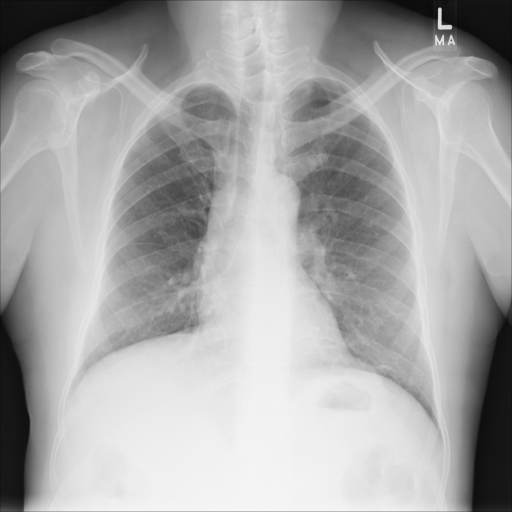
#> input picture code software/test_images/00001376_004.png, 1024 x 1024 px (shown at 1/2 size); its folder holds only this picture in this run
$ python generate_degraded_dataset.py
#> lines starting #> are read from the running program, lines starting #| are printed output that depends on the picture
#!/usr/bin/env python3
"""
generate_degraded_dataset.py
================================================================================
Mục đích:
    Xây dựng pipeline mô phỏng suy thoái vật lý quang học và cảm biến y tế thực tế
    theo yêu cầu mục 2 trong Request1.txt (Sản phẩm bàn giao Deliverable 2):
        I_lr = (I_hr * k) ↓s + n

    Trong đó:
    - I_hr: Ảnh gốc High-Resolution Ground Truth (1 kênh xám uint8 [0, 255]).
    - k   : Hàm làm mờ quang học Gaussian blur (độ lệch chuẩn sigma ∈ [0.5, 1.5]).
    - ↓s  : Hạ mẫu không gian tỉ lệ 2x (1024x1024 -> 512x512).
    - n   : Nhiễu cảm biến y tế Poisson-Gaussian (Shot noise tia X + Readout noise).

Kiến trúc tuân thủ rule-01:
    [EXTRACT] -> [VALIDATE] -> [TRANSFORM] -> [LOAD] -> [AUDIT]

Cách chạy:
    python3 generate_degraded_dataset.py --seed 42
    python3 generate_degraded_dataset.py --num-images 20 --dry-run
================================================================================
"""

from __future__ import annotations

import argparse
import json
import logging
import math
import os
import sys
import time
from dataclasses import asdict, dataclass
from pathlib import Path
from typing import Optional

import cv2
import numpy as np
from PIL import Image

# ------------------------------------------------------------------------------
# LOGGING SETUP
# ------------------------------------------------------------------------------
logging.basicConfig(
    level=logging.INFO,
    format="%(asctime)s | %(name)s | %(levelname)s | %(message)s",
    datefmt="%Y-%m-%d %H:%M:%S",
)
logger = logging.getLogger("DEGRADE_PIPELINE")


# ------------------------------------------------------------------------------
# CONFIGURATION CONTRACT
# ------------------------------------------------------------------------------
@dataclass
class DegradationConfig:
    """Cấu hình tham số cho toàn bộ pipeline suy thoái vật lý."""

    input_dir: Path = Path("code software/test_images")
    output_dir: Path = Path("data/degraded_testset")
    scale_factor: int = 2
    sigma_min: float = 0.5
    sigma_max: float = 1.5
    photon_scale: float = 2500.0        # Peak photon count cho Poisson shot noise
    readout_noise_sigma: float = 0.008   # Readout noise Gaussian (tương đương ~2 mức xám / 255)
    seed: int = 42
    target_hr_size: int = 1024          # Kích thước chuẩn HR 1024x1024 (LR sẽ là 512x512)
    dry_run: bool = False
    num_images: Optional[int] = None


@dataclass
class DegradationMetadata:
    """Metadata kết quả suy thoái cho 1 ảnh."""

    filename: str
    hr_shape: list[int]
    lr_shape: list[int]
    blur_sigma: float
    kernel_size: int
    seed_used: int
    bicubic_psnr_db: float
    bicubic_ssim: float


# ------------------------------------------------------------------------------
# LAYER 1: EXTRACT
# ------------------------------------------------------------------------------
def extract_raw_image_paths(config: DegradationConfig) -> list[Path]:
    """
    Trích xuất danh sách đường dẫn ảnh thô từ thư mục đầu vào.
    Chỉ đọc đường dẫn, không biến đổi dữ liệu.
    """
    logger.info(f"[EXTRACT] Starting discovery in {config.input_dir}")
    if not config.input_dir.exists():
        raise FileNotFoundError(f"[EXTRACT] Input directory does not exist: {config.input_dir}")

    valid_extensions = {".png", ".jpg", ".jpeg", ".bmp", ".tif", ".tiff"}
    image_paths = sorted(
        [
            p
            for p in config.input_dir.iterdir()
            if p.is_file() and p.suffix.lower() in valid_extensions and not p.name.startswith(".")
        ]
    )

    if not image_paths:
        raise ValueError(f"[EXTRACT] No valid image files found in {config.input_dir}")

    if config.num_images is not None and config.num_images > 0:
        image_paths = image_paths[: config.num_images]

    logger.info(f"[EXTRACT] Done. Discovered {len(image_paths)} valid images.")
    return image_paths


# ------------------------------------------------------------------------------
# LAYER 2: VALIDATE
# ------------------------------------------------------------------------------
def validate_and_normalize_raw_image(
    image_path: Path, target_size: int
) -> tuple[bool, Optional[np.ndarray], str]:
    """
    Kiểm tra tính toàn vẹn của file ảnh và chuyển đổi về dạng 1 kênh xám (Grayscale) uint8.
    Nếu kích thước khác target_size, đưa về target_size với phép nội suy bảo toàn chi tiết.
    """
    try:
        with Image.open(image_path) as pil_img:
            # Đảm bảo định dạng 1 kênh xám (Grayscale 'L')
            if pil_img.mode != "L":
                pil_img = pil_img.convert("L")

            # Đảm bảo kích thước chuẩn 1024x1024 nếu có sai lệch
            if pil_img.size != (target_size, target_size):
                pil_img = pil_img.resize((target_size, target_size), Image.Resampling.LANCZOS)

            arr = np.array(pil_img, dtype=np.uint8)

            if arr.ndim != 2:
                return False, None, f"Image must be 2D grayscale, got ndim={arr.ndim}"

            if arr.shape != (target_size, target_size):
                return False, None, f"Invalid shape: {arr.shape} != ({target_size}, {target_size})"

            return True, arr, "OK"
    except Exception as e:
        return False, None, f"Failed reading {image_path.name}: {str(e)}"


# ------------------------------------------------------------------------------
# LAYER 3: TRANSFORM (PHYSICAL DEGRADATION MODEL)
# ------------------------------------------------------------------------------
def compute_kernel_size(sigma: float) -> int:
    """Tính kích thước kernel lẻ cho Gaussian blur: k_size = 2 * ceil(3 * sigma) + 1."""
    k = 2 * int(math.ceil(3.0 * sigma)) + 1
    return max(k, 3)


def apply_optical_gaussian_blur(image: np.ndarray, sigma: float) -> np.ndarray:
    """
    Thực hiện làm mờ quang học (Point Spread Function) bằng Gaussian blur.
    Input: uint8 [0, 255], Output: float32 [0.0, 255.0].
    """
    k_size = compute_kernel_size(sigma)
    img_float = image.astype(np.float32)
    blurred = cv2.GaussianBlur(img_float, (k_size, k_size), sigmaX=sigma, sigmaY=sigma)
    return blurred


def apply_spatial_downsample(image: np.ndarray, scale: int) -> np.ndarray:
    """
    Hạ mẫu không gian tỉ lệ scale (mặc định 2x).
    1024x1024 -> 512x512 qua phép nội suy Bicubic tiêu chuẩn.
    """
    h, w = image.shape[:2]
    new_h, new_w = h // scale, w // scale
    downsampled = cv2.resize(image, (new_w, new_h), interpolation=cv2.INTER_CUBIC)
    return downsampled


def apply_medical_poisson_gaussian_noise(
    image: np.ndarray,
    rng: np.random.Generator,
    photon_scale: float,
    readout_sigma: float,
) -> np.ndarray:
    """
    Mô phỏng vật lý nhiễu cảm biến y tế (Poisson-Gaussian noise trên đầu dò FPD).

    Công thức:
        I_norm = image / 255.0
        Poisson component: N_photons ~ Poisson(I_norm * photon_scale) / photon_scale
        Gaussian component: N_readout ~ Gaussian(0, readout_sigma^2)
        I_noisy = clip((Poisson + Gaussian) * 255.0, 0, 255)
    """
    img_norm = np.clip(image / 255.0, 0.0, 1.0)

    # 1. Thành phần Poisson (Photon Shot Noise)
    scaled_photons = img_norm * photon_scale
    poisson_photons = rng.poisson(lam=scaled_photons)
    poisson_component = poisson_photons.astype(np.float32) / photon_scale

    # 2. Thành phần Gaussian (Readout Electronic Noise)
    readout_component = rng.normal(loc=0.0, scale=readout_sigma, size=image.shape).astype(np.float32)

    # 3. Tổng hợp và kẹp biên
    noisy_float = (poisson_component + readout_component) * 255.0
    noisy_uint8 = np.clip(np.round(noisy_float), 0, 255).astype(np.uint8)
    return noisy_uint8


def transform_single_image(
    image_hr: np.ndarray,
    sigma: float,
    image_seed: int,
    config: DegradationConfig,
) -> tuple[np.ndarray, np.ndarray, float, float]:
    """
    Thực hiện quy trình suy thoái vật lý hoàn chỉnh trên 1 ảnh:
        I_lr = (I_hr * k) ↓s + n
    Đồng thời tính PSNR và SSIM của ảnh Bicubic nội suy ngược để kiểm tra mức độ suy thoái.
    """
    rng = np.random.default_rng(image_seed)

    # Bước 1: Làm mờ quang học Gaussian blur (k)
    blurred = apply_optical_gaussian_blur(image_hr, sigma)

    # Bước 2: Hạ mẫu không gian 2x (↓s)
    downsampled = apply_spatial_downsample(blurred, config.scale_factor)

    # Bước 3: Thêm nhiễu cảm biến y tế Poisson-Gaussian (n)
    image_lr = apply_medical_poisson_gaussian_noise(
        downsampled, rng, config.photon_scale, config.readout_noise_sigma
    )

    # Đo đạc chỉ số suy thoái bằng Bicubic upscale ngược lại để đánh giá
    lr_upscaled = cv2.resize(
        image_lr, (image_hr.shape[1], image_hr.shape[0]), interpolation=cv2.INTER_CUBIC
    )
    mse = np.mean((image_hr.astype(np.float64) - lr_upscaled.astype(np.float64)) ** 2)
    psnr_db = 10.0 * np.log10((255.0**2) / (mse + 1e-10))

    # Tính SSIM đơn giản
    c1, c2 = (0.01 * 255) ** 2, (0.03 * 255) ** 2
    mu1 = cv2.GaussianBlur(image_hr.astype(np.float64), (11, 11), 1.5)
    mu2 = cv2.GaussianBlur(lr_upscaled.astype(np.float64), (11, 11), 1.5)
    mu1_sq, mu2_sq, mu1_mu2 = mu1**2, mu2**2, mu1 * mu2
    sigma1_sq = cv2.GaussianBlur(image_hr.astype(np.float64) ** 2, (11, 11), 1.5) - mu1_sq
    sigma2_sq = cv2.GaussianBlur(lr_upscaled.astype(np.float64) ** 2, (11, 11), 1.5) - mu2_sq
    sigma12 = cv2.GaussianBlur(image_hr.astype(np.float64) * lr_upscaled.astype(np.float64), (11, 11), 1.5) - mu1_mu2
    ssim_map = ((2 * mu1_mu2 + c1) * (2 * sigma12 + c2)) / ((mu1_sq + mu2_sq + c1) * (sigma1_sq + sigma2_sq + c2))
    ssim_val = float(np.mean(ssim_map))

    return image_hr, image_lr, float(psnr_db), ssim_val


# ------------------------------------------------------------------------------
# LAYER 4: LOAD
# ------------------------------------------------------------------------------
def load_degraded_dataset(
    processed_records: list[tuple[Path, np.ndarray, np.ndarray, DegradationMetadata]],
    config: DegradationConfig,
) -> None:
    """
    Lưu trữ các cặp ảnh và metadata vào thư mục đích.
    """
    hr_dir = config.output_dir / "HR"
    lr_dir = config.output_dir / f"LR_{config.scale_factor}x"

    if not config.dry_run:
        hr_dir.mkdir(parents=True, exist_ok=True)
        lr_dir.mkdir(parents=True, exist_ok=True)

    metadata_list = []
    logger.info(f"[LOAD] Starting saving {len(processed_records)} image pairs to {config.output_dir}")

    for raw_path, hr_img, lr_img, meta in processed_records:
        meta_dict = asdict(meta)
        metadata_list.append(meta_dict)

        if not config.dry_run:
            hr_path = hr_dir / raw_path.name
            lr_path = lr_dir / raw_path.name

            # Lưu ảnh dạng PNG không mất mát (Lossless compression)
            cv2.imwrite(str(hr_path), hr_img)
            cv2.imwrite(str(lr_path), lr_img)

    if not config.dry_run:
        meta_path = config.output_dir / "metadata.json"
        with open(meta_path, "w", encoding="utf-8") as f:
            json.dump(
                {
                    "config": {
                        "scale_factor": config.scale_factor,
                        "sigma_min": config.sigma_min,
                        "sigma_max": config.sigma_max,
                        "photon_scale": config.photon_scale,
                        "readout_noise_sigma": config.readout_noise_sigma,
                        "seed": config.seed,
                        "total_images": len(metadata_list),
                    },
                    "images": metadata_list,
                },
                f,
                indent=2,
            )
        logger.info(f"[LOAD] Successfully wrote metadata to {meta_path}")


# ------------------------------------------------------------------------------
# LAYER 5: AUDIT
# ------------------------------------------------------------------------------
def audit_pipeline_run(
    processed_records: list[tuple[Path, np.ndarray, np.ndarray, DegradationMetadata]],
    elapsed_time: float,
    config: DegradationConfig,
) -> None:
    """
    Kiểm tra tính toàn vẹn và báo cáo thống kê kết quả pipeline.
    """
    total_imgs = len(processed_records)
    if total_imgs == 0:
        logger.warning("[AUDIT] No records to audit.")
        return

    psnr_values = [meta.bicubic_psnr_db for _, _, _, meta in processed_records]
    ssim_values = [meta.bicubic_ssim for _, _, _, meta in processed_records]

    mean_psnr = float(np.mean(psnr_values))
    std_psnr = float(np.std(psnr_values))
    mean_ssim = float(np.mean(ssim_values))
    std_ssim = float(np.std(ssim_values))

    logger.info("=" * 80)
    logger.info("[AUDIT] PIPELINE AUDIT REPORT:")
    logger.info(f"  - Total images processed : {total_imgs}")
    logger.info(f"  - Total elapsed time     : {elapsed_time:.2f} seconds ({total_imgs/elapsed_time:.1f} imgs/sec)")
    logger.info(f"  - Initial Degraded PSNR  : {mean_psnr:.2f} ± {std_psnr:.2f} dB")
    logger.info(f"  - Initial Degraded SSIM  : {mean_ssim:.4f} ± {std_ssim:.4f}")
    logger.info(f"  - Output directories     : {config.output_dir}/HR và {config.output_dir}/LR_{config.scale_factor}x")
    logger.info(f"  - Dry run mode           : {config.dry_run}")
    logger.info("=" * 80)


# ------------------------------------------------------------------------------
# ORCHESTRATION PIPELINE
# ------------------------------------------------------------------------------
def run_degradation_pipeline(config: DegradationConfig) -> None:
    """Điều phối toàn bộ quy trình 5 bước của pipeline."""
    start_time = time.time()
    logger.info(f"[STAGE] Starting Physical Degradation Pipeline with seed={config.seed}")

    # 1. Extract
    image_paths = extract_raw_image_paths(config)

    # Khởi tạo bộ sinh ngẫu nhiên tái lập cho sigma
    sigma_rng = np.random.default_rng(config.seed)

    processed_records = []
    failed_count = 0

    # 2 & 3: Validate & Transform
    for idx, path in enumerate(image_paths):
        is_valid, hr_arr, msg = validate_and_normalize_raw_image(path, config.target_hr_size)
#> in validate_and_normalize_raw_image, pil_img is the input picture: PIL image 1024x1024 L; min 6, max 255, mean 168.8
#> is_valid = True; msg = 'OK'
        if not is_valid or hr_arr is None:
            logger.warning(f"[VALIDATE] Skipped {path.name}: {msg}")
            failed_count += 1
            continue

        # Sinh sigma ngẫu nhiên trong khoảng [sigma_min, sigma_max]
        sigma = float(sigma_rng.uniform(config.sigma_min, config.sigma_max))
        image_seed = config.seed + idx

        # Transform
        hr_img, lr_img, psnr_db, ssim_val = transform_single_image(hr_arr, sigma, image_seed, config)
#> in apply_spatial_downsample, `downsampled = cv2.resize(image, (new_w, new_h), interpolation=cv2.INTE..`:
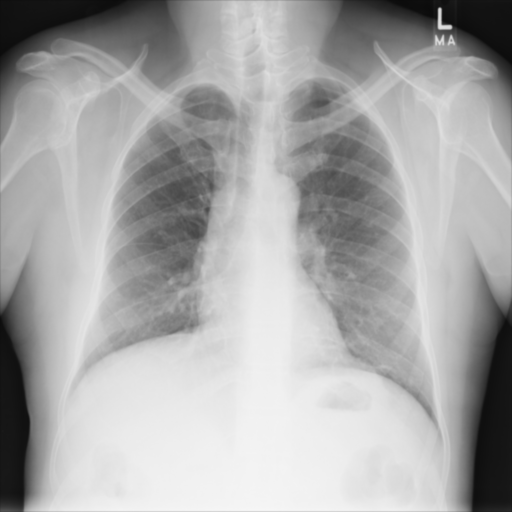
#> downsampled: shape (512, 512) float32; min 11.43, max 246.4, mean 168.8
#> in transform_single_image, `mse = np.mean((image_hr.astype(np.float64) - lr_upscaled.astype(np.flo..`: mse = 29.01
#> in transform_single_image, `psnr_db = 10.0 * np.log10((255.0**2) / (mse + 1e-10))`: psnr_db = 33.5
#> in transform_single_image, `mu1_sq, mu2_sq, mu1_mu2 = mu1**2, mu2**2, mu1 * mu2`:
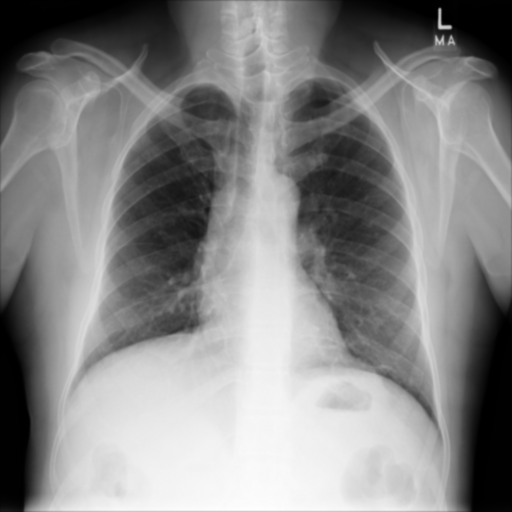
#> mu1_sq: shape (1024, 1024) float64 (shown at 1/2 size); min 133.3, max 60531, mean 32115.6; drawn with min black and max white
#> in transform_single_image, `sigma1_sq = cv2.GaussianBlur(image_hr.astype(np.float64) ** 2, (11, 11..`:
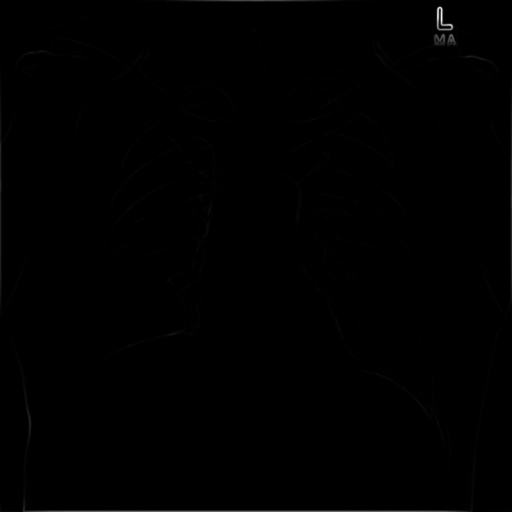
#> sigma1_sq: shape (1024, 1024) float64 (shown at 1/2 size); min 0, max 7124.9, mean 22.3; drawn with min black and max white
#> in transform_single_image, `ssim_map = ((2 * mu1_mu2 + c1) * (2 * sigma12 + c2)) / ((mu1_sq + mu2_..`:
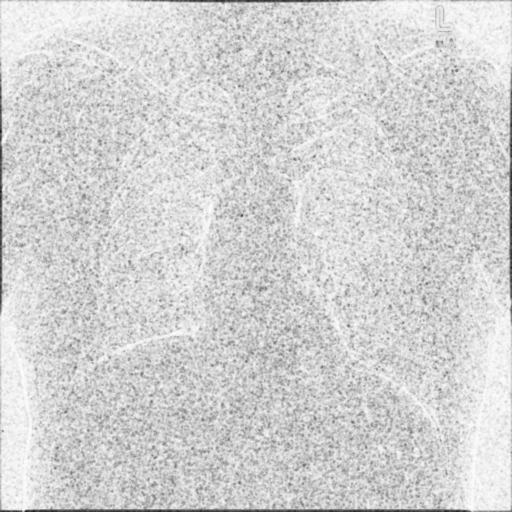
#> ssim_map: shape (1024, 1024) float64 (shown at 1/2 size); min 0.078, max 0.993, mean 0.828
#> in transform_single_image, `ssim_val = float(np.mean(ssim_map))`: ssim_val = 0.828
#> psnr_db = 33.5; ssim_val = 0.828

        metadata = DegradationMetadata(
            filename=path.name,
            hr_shape=list(hr_img.shape),
            lr_shape=list(lr_img.shape),
            blur_sigma=round(sigma, 4),
            kernel_size=compute_kernel_size(sigma),
            seed_used=image_seed,
            bicubic_psnr_db=round(psnr_db, 4),
            bicubic_ssim=round(ssim_val, 4),
        )

        processed_records.append((path, hr_img, lr_img, metadata))

        if (idx + 1) % 50 == 0 or (idx + 1) == len(image_paths):
            logger.info(f"[TRANSFORM] Processed {idx + 1}/{len(image_paths)} images...")

    # 4. Load
    load_degraded_dataset(processed_records, config)
#> the loop in load_degraded_dataset, `for raw_path, hr_img, lr_img, meta in processed_records:` made 1 pass
#> after the loop in load_degraded_dataset, `for raw_path, hr_img, lr_img, meta in processed_records:`: metadata_list = 1 item

    # 5. Audit
    elapsed = time.time() - start_time
    audit_pipeline_run(processed_records, elapsed, config)
#> in audit_pipeline_run, `total_imgs = len(processed_records)`: total_imgs = 1
#> in audit_pipeline_run, `psnr_values = [meta.bicubic_psnr_db for _, _, _, meta in processed_rec..`: psnr_values = [33.5]
#> in audit_pipeline_run, `ssim_values = [meta.bicubic_ssim for _, _, _, meta in processed_records]`: ssim_values = [0.828]
#> in audit_pipeline_run, `mean_psnr = float(np.mean(psnr_values))`: mean_psnr = 33.5
#> in audit_pipeline_run, `std_psnr = float(np.std(psnr_values))`: std_psnr = 0
#> in audit_pipeline_run, `mean_ssim = float(np.mean(ssim_values))`: mean_ssim = 0.828
#> in audit_pipeline_run, `std_ssim = float(np.std(ssim_values))`: std_ssim = 0


# ------------------------------------------------------------------------------
# CLI INTERFACE
# ------------------------------------------------------------------------------
def parse_args() -> DegradationConfig:
    parser = argparse.ArgumentParser(
        description="Pipeline mô phỏng suy thoái vật lý quang học và cảm biến y tế (Request 1)."
    )
    parser.add_argument(
        "--input-dir",
        type=str,
        default="code software/test_images",
        help="Đường dẫn thư mục ảnh gốc",
    )
    parser.add_argument(
        "--output-dir",
        type=str,
        default="data/degraded_testset",
        help="Đường dẫn thư mục lưu cặp ảnh",
    )
    parser.add_argument("--scale", type=int, default=2, help="Hệ số hạ mẫu không gian (mặc định 2)")
    parser.add_argument("--sigma-min", type=float, default=0.5, help="Độ lệch chuẩn blur nhỏ nhất")
    parser.add_argument("--sigma-max", type=float, default=1.5, help="Độ lệch chuẩn blur lớn nhất")
    parser.add_argument("--seed", type=int, default=42, help="Seed ngẫu nhiên để tái lập hoàn toàn (100%%)")
    parser.add_argument("--num-images", type=int, default=None, help="Giới hạn số lượng ảnh xử lý")
    parser.add_argument("--dry-run", action="store_true", help="Chạy thử nghiệm không ghi file vào đĩa")

    args = parser.parse_args()

    return DegradationConfig(
        input_dir=Path(args.input_dir),
        output_dir=Path(args.output_dir),
        scale_factor=args.scale,
        sigma_min=args.sigma_min,
        sigma_max=args.sigma_max,
        seed=args.seed,
        num_images=args.num_images,
        dry_run=args.dry_run,
    )


if __name__ == "__main__":
    cfg = parse_args()
    run_degradation_pipeline(cfg)

$ run again, on code software/test_images/00001389_004.png
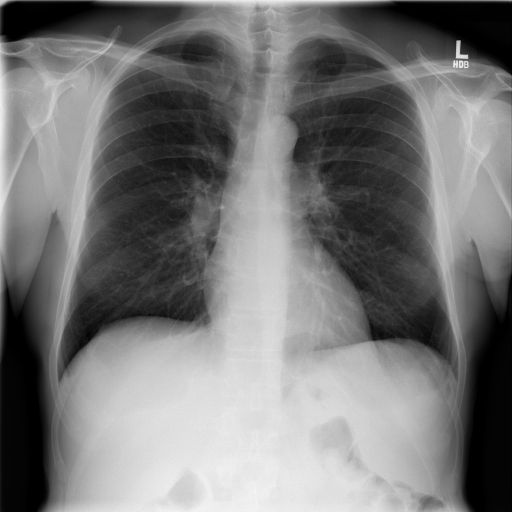
#> input picture code software/test_images/00001389_004.png, 1024 x 1024 px (shown at 1/2 size)
#> in validate_and_normalize_raw_image, pil_img is the input picture: PIL image 1024x1024 L; min 0, max 247, mean 119
#> is_valid = True; msg = 'OK'
#> mse = 18.16
#> in transform_single_image, `psnr_db = 10.0 * np.log10((255.0**2) / (mse + 1e-10))`: psnr_db = 35.54
#> in transform_single_image, `sigma1_sq = cv2.GaussianBlur(image_hr.astype(np.float64) ** 2, (11, 11..`:
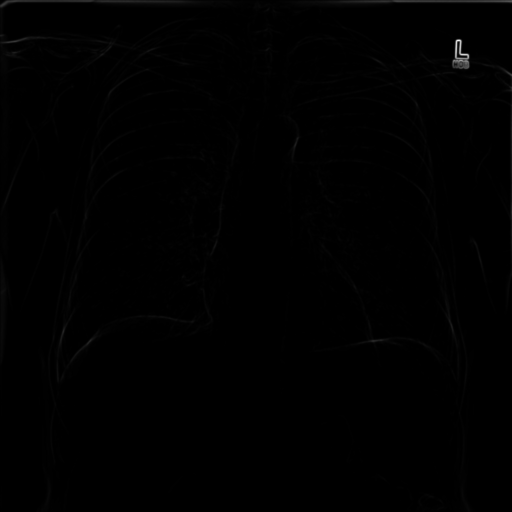
#> sigma1_sq: shape (1024, 1024) float64 (shown at 1/2 size); min -3.55e-15, max 5279.7, mean 22.6; drawn with min black and max white
#> in transform_single_image, `ssim_map = ((2 * mu1_mu2 + c1) * (2 * sigma12 + c2)) / ((mu1_sq + mu2_..`:
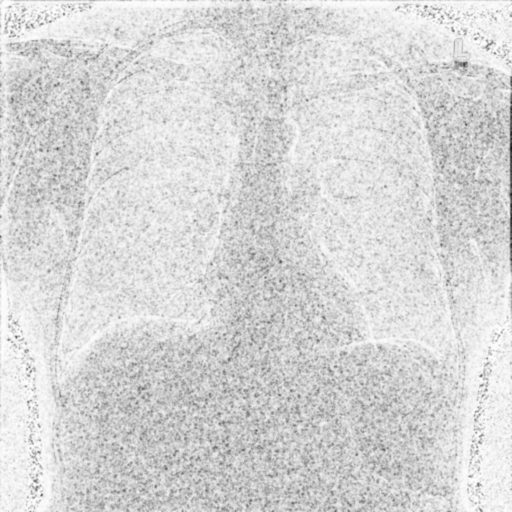
#> ssim_map: shape (1024, 1024) float64 (shown at 1/2 size); min 0.0628, max 0.999, mean 0.843
#> in transform_single_image, `ssim_val = float(np.mean(ssim_map))`: ssim_val = 0.843
#> in run_degradation_pipeline, `hr_img, lr_img, psnr_db, ssim_val = transform_single_image(hr_arr, sig..`: psnr_db = 35.54; ssim_val = 0.843
#> the loop in load_degraded_dataset, `for raw_path, hr_img, lr_img, meta in processed_records:` made 1 pass
#> after the loop in load_degraded_dataset, `for raw_path, hr_img, lr_img, meta in processed_records:`: metadata_list = 1 item
#> total_imgs = 1
#> psnr_values = [35.54]
#> ssim_values = [0.843]
#> mean_psnr = 35.54
#> std_psnr = 0
#> mean_ssim = 0.843
#> std_ssim = 0
